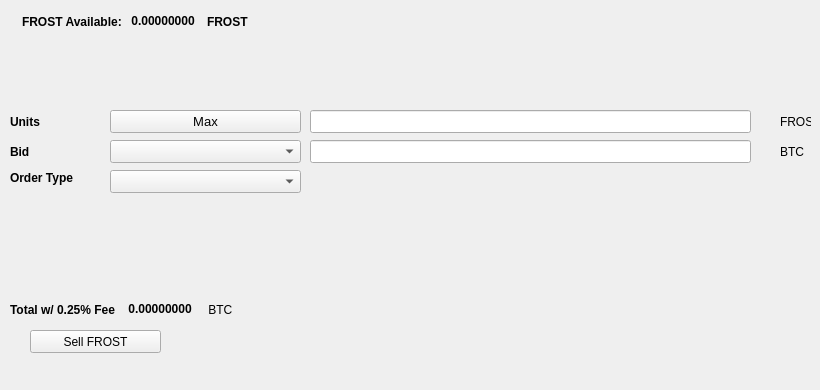
   <widget class="QWidget" name="SellTab">
    <attribute name="title">
     <string>Sell</string>
    </attribute>
    <widget class="QLabel" name="label_16">
     <property name="geometry">
      <rect>
       <x>780</x>
       <y>140</y>
       <width>31</width>
       <height>23</height>
      </rect>
     </property>
     <property name="text">
      <string>BTC</string>
     </property>
    </widget>
    <widget class="QComboBox" name="SellBidcomboBox">
     <property name="geometry">
      <rect>
       <x>110</x>
       <y>140</y>
       <width>191</width>
       <height>23</height>
      </rect>
     </property>
     <property name="font">
      <font>
       <pointsize>10</pointsize>
      </font>
     </property>
    </widget>
    <widget class="QLabel" name="label_18">
     <property name="geometry">
      <rect>
       <x>10</x>
       <y>110</y>
       <width>46</width>
       <height>23</height>
      </rect>
     </property>
     <property name="font">
      <font>
       <weight>75</weight>
       <bold>true</bold>
      </font>
     </property>
     <property name="text">
      <string>Units</string>
     </property>
    </widget>
    <widget class="QPushButton" name="Sell_Max_Amount">
     <property name="geometry">
      <rect>
       <x>110</x>
       <y>110</y>
       <width>191</width>
       <height>23</height>
      </rect>
     </property>
     <property name="font">
      <font>
       <pointsize>10</pointsize>
      </font>
     </property>
     <property name="text">
      <string>Max</string>
     </property>
    </widget>
    <widget class="QLabel" name="label_20">
     <property name="geometry">
      <rect>
       <x>10</x>
       <y>170</y>
       <width>91</width>
       <height>16</height>
      </rect>
     </property>
     <property name="font">
      <font>
       <weight>75</weight>
       <bold>true</bold>
      </font>
     </property>
     <property name="text">
      <string>Order Type</string>
     </property>
    </widget>
    <widget class="QComboBox" name="SellOrdertypeCombo">
     <property name="geometry">
      <rect>
       <x>110</x>
       <y>170</y>
       <width>191</width>
       <height>23</height>
      </rect>
     </property>
     <property name="font">
      <font>
       <pointsize>10</pointsize>
      </font>
     </property>
    </widget>
    <widget class="QLabel" name="label_21">
     <property name="geometry">
      <rect>
       <x>10</x>
       <y>140</y>
       <width>46</width>
       <height>23</height>
      </rect>
     </property>
     <property name="font">
      <font>
       <weight>75</weight>
       <bold>true</bold>
      </font>
     </property>
     <property name="text">
      <string>Bid</string>
     </property>
    </widget>
    <widget class="QLabel" name="label_22">
     <property name="geometry">
      <rect>
       <x>780</x>
       <y>110</y>
       <width>31</width>
       <height>23</height>
      </rect>
     </property>
     <property name="text">
      <string>FROST</string>
     </property>
    </widget>
    <widget class="QLineEdit" name="UnitsInputFROST">
     <property name="geometry">
      <rect>
       <x>310</x>
       <y>110</y>
       <width>441</width>
       <height>23</height>
      </rect>
     </property>
     <property name="font">
      <font>
       <pointsize>9</pointsize>
       <weight>75</weight>
       <bold>true</bold>
      </font>
     </property>
    </widget>
    <widget class="QLineEdit" name="SellBidPriceEdit">
     <property name="geometry">
      <rect>
       <x>310</x>
       <y>140</y>
       <width>441</width>
       <height>23</height>
      </rect>
     </property>
     <property name="font">
      <font>
       <pointsize>9</pointsize>
       <weight>75</weight>
       <bold>true</bold>
      </font>
     </property>
    </widget>
    <widget class="QPushButton" name="SellFROSTBTN">
     <property name="geometry">
      <rect>
       <x>30</x>
       <y>330</y>
       <width>131</width>
       <height>23</height>
      </rect>
     </property>
     <property name="text">
      <string>Sell FROST</string>
     </property>
     <property name="icon">
      <iconset resource="../bifrost">
       <normaloff>:/icons/bitcoin</normaloff>:/icons/bitcoin</iconset>
     </property>
    </widget>
    <widget class="QWidget" name="layoutWidget3">
     <property name="geometry">
      <rect>
       <x>22</x>
       <y>12</y>
       <width>258</width>
       <height>19</height>
      </rect>
     </property>
     <layout class="QHBoxLayout" name="horizontalLayout">
      <item>
       <widget class="QLabel" name="label232_2">
        <property name="font">
         <font>
          <weight>75</weight>
          <bold>true</bold>
         </font>
        </property>
        <property name="text">
         <string>FROST Available:</string>
        </property>
       </widget>
      </item>
      <item>
       <widget class="QLabel" name="FROSTAvailableLabel">
        <property name="palette">
         <palette>
          <active>
           <colorrole role="WindowText">
            <brush brushstyle="SolidPattern">
             <color alpha="255">
              <red>0</red>
              <green>0</green>
              <blue>0</blue>
             </color>
            </brush>
           </colorrole>
           <colorrole role="Button">
            <brush brushstyle="SolidPattern">
             <color alpha="255">
              <red>0</red>
              <green>170</green>
              <blue>0</blue>
             </color>
            </brush>
           </colorrole>
           <colorrole role="Light">
            <brush brushstyle="SolidPattern">
             <color alpha="255">
              <red>0</red>
              <green>255</green>
              <blue>0</blue>
             </color>
            </brush>
           </colorrole>
           <colorrole role="Midlight">
            <brush brushstyle="SolidPattern">
             <color alpha="255">
              <red>0</red>
              <green>212</green>
              <blue>0</blue>
             </color>
            </brush>
           </colorrole>
           <colorrole role="Dark">
            <brush brushstyle="SolidPattern">
             <color alpha="255">
              <red>0</red>
              <green>85</green>
              <blue>0</blue>
             </color>
            </brush>
           </colorrole>
           <colorrole role="Mid">
            <brush brushstyle="SolidPattern">
             <color alpha="255">
              <red>0</red>
              <green>113</green>
              <blue>0</blue>
             </color>
            </brush>
           </colorrole>
           <colorrole role="Text">
            <brush brushstyle="SolidPattern">
             <color alpha="255">
              <red>0</red>
              <green>170</green>
              <blue>0</blue>
             </color>
            </brush>
           </colorrole>
           <colorrole role="BrightText">
            <brush brushstyle="SolidPattern">
             <color alpha="255">
              <red>255</red>
              <green>255</green>
              <blue>255</blue>
             </color>
            </brush>
           </colorrole>
           <colorrole role="ButtonText">
            <brush brushstyle="SolidPattern">
             <color alpha="255">
              <red>0</red>
              <green>0</green>
              <blue>0</blue>
             </color>
            </brush>
           </colorrole>
           <colorrole role="Base">
            <brush brushstyle="SolidPattern">
             <color alpha="255">
              <red>255</red>
              <green>255</green>
              <blue>255</blue>
             </color>
            </brush>
           </colorrole>
           <colorrole role="Window">
            <brush brushstyle="SolidPattern">
             <color alpha="255">
              <red>0</red>
              <green>170</green>
              <blue>0</blue>
             </color>
            </brush>
           </colorrole>
           <colorrole role="Shadow">
            <brush brushstyle="SolidPattern">
             <color alpha="255">
              <red>0</red>
              <green>0</green>
              <blue>0</blue>
             </color>
            </brush>
           </colorrole>
           <colorrole role="AlternateBase">
            <brush brushstyle="SolidPattern">
             <color alpha="255">
              <red>127</red>
              <green>212</green>
              <blue>127</blue>
             </color>
            </brush>
           </colorrole>
           <colorrole role="ToolTipBase">
            <brush brushstyle="SolidPattern">
             <color alpha="255">
              <red>255</red>
              <green>255</green>
              <blue>220</blue>
             </color>
            </brush>
           </colorrole>
           <colorrole role="ToolTipText">
            <brush brushstyle="SolidPattern">
             <color alpha="255">
              <red>0</red>
              <green>0</green>
              <blue>0</blue>
             </color>
            </brush>
           </colorrole>
          </active>
          <inactive>
           <colorrole role="WindowText">
            <brush brushstyle="SolidPattern">
             <color alpha="255">
              <red>0</red>
              <green>0</green>
              <blue>0</blue>
             </color>
            </brush>
           </colorrole>
           <colorrole role="Button">
            <brush brushstyle="SolidPattern">
             <color alpha="255">
              <red>0</red>
              <green>170</green>
              <blue>0</blue>
             </color>
            </brush>
           </colorrole>
           <colorrole role="Light">
            <brush brushstyle="SolidPattern">
             <color alpha="255">
              <red>0</red>
              <green>255</green>
              <blue>0</blue>
             </color>
            </brush>
           </colorrole>
           <colorrole role="Midlight">
            <brush brushstyle="SolidPattern">
             <color alpha="255">
              <red>0</red>
              <green>212</green>
              <blue>0</blue>
             </color>
            </brush>
           </colorrole>
           <colorrole role="Dark">
            <brush brushstyle="SolidPattern">
             <color alpha="255">
              <red>0</red>
              <green>85</green>
              <blue>0</blue>
             </color>
            </brush>
           </colorrole>
           <colorrole role="Mid">
            <brush brushstyle="SolidPattern">
             <color alpha="255">
              <red>0</red>
              <green>113</green>
              <blue>0</blue>
             </color>
            </brush>
           </colorrole>
           <colorrole role="Text">
            <brush brushstyle="SolidPattern">
             <color alpha="255">
              <red>0</red>
              <green>170</green>
              <blue>0</blue>
             </color>
            </brush>
           </colorrole>
           <colorrole role="BrightText">
            <brush brushstyle="SolidPattern">
             <color alpha="255">
              <red>255</red>
              <green>255</green>
              <blue>255</blue>
             </color>
            </brush>
           </colorrole>
           <colorrole role="ButtonText">
            <brush brushstyle="SolidPattern">
             <color alpha="255">
              <red>0</red>
              <green>0</green>
              <blue>0</blue>
             </color>
            </brush>
           </colorrole>
           <colorrole role="Base">
            <brush brushstyle="SolidPattern">
             <color alpha="255">
              <red>255</red>
              <green>255</green>
              <blue>255</blue>
             </color>
            </brush>
           </colorrole>
           <colorrole role="Window">
            <brush brushstyle="SolidPattern">
             <color alpha="255">
              <red>0</red>
              <green>170</green>
              <blue>0</blue>
             </color>
            </brush>
           </colorrole>
           <colorrole role="Shadow">
            <brush brushstyle="SolidPattern">
             <color alpha="255">
              <red>0</red>
              <green>0</green>
              <blue>0</blue>
             </color>
            </brush>
           </colorrole>
           <colorrole role="AlternateBase">
            <brush brushstyle="SolidPattern">
             <color alpha="255">
              <red>127</red>
              <green>212</green>
              <blue>127</blue>
             </color>
            </brush>
           </colorrole>
           <colorrole role="ToolTipBase">
            <brush brushstyle="SolidPattern">
             <color alpha="255">
              <red>255</red>
              <green>255</green>
              <blue>220</blue>
             </color>
            </brush>
           </colorrole>
           <colorrole role="ToolTipText">
            <brush brushstyle="SolidPattern">
             <color alpha="255">
              <red>0</red>
              <green>0</green>
              <blue>0</blue>
             </color>
            </brush>
           </colorrole>
          </inactive>
          <disabled>
           <colorrole role="WindowText">
            <brush brushstyle="SolidPattern">
             <color alpha="255">
              <red>0</red>
              <green>85</green>
              <blue>0</blue>
             </color>
            </brush>
           </colorrole>
           <colorrole role="Button">
            <brush brushstyle="SolidPattern">
             <color alpha="255">
              <red>0</red>
              <green>170</green>
              <blue>0</blue>
             </color>
            </brush>
           </colorrole>
           <colorrole role="Light">
            <brush brushstyle="SolidPattern">
             <color alpha="255">
              <red>0</red>
              <green>255</green>
              <blue>0</blue>
             </color>
            </brush>
           </colorrole>
           <colorrole role="Midlight">
            <brush brushstyle="SolidPattern">
             <color alpha="255">
              <red>0</red>
              <green>212</green>
              <blue>0</blue>
             </color>
            </brush>
           </colorrole>
           <colorrole role="Dark">
            <brush brushstyle="SolidPattern">
             <color alpha="255">
              <red>0</red>
              <green>85</green>
              <blue>0</blue>
             </color>
            </brush>
           </colorrole>
           <colorrole role="Mid">
            <brush brushstyle="SolidPattern">
             <color alpha="255">
              <red>0</red>
              <green>113</green>
              <blue>0</blue>
             </color>
            </brush>
           </colorrole>
           <colorrole role="Text">
            <brush brushstyle="SolidPattern">
             <color alpha="255">
              <red>0</red>
              <green>85</green>
              <blue>0</blue>
             </color>
            </brush>
           </colorrole>
           <colorrole role="BrightText">
            <brush brushstyle="SolidPattern">
             <color alpha="255">
              <red>255</red>
              <green>255</green>
              <blue>255</blue>
             </color>
            </brush>
           </colorrole>
           <colorrole role="ButtonText">
            <brush brushstyle="SolidPattern">
             <color alpha="255">
              <red>0</red>
              <green>85</green>
              <blue>0</blue>
             </color>
            </brush>
           </colorrole>
           <colorrole role="Base">
            <brush brushstyle="SolidPattern">
             <color alpha="255">
              <red>0</red>
              <green>170</green>
              <blue>0</blue>
             </color>
            </brush>
           </colorrole>
           <colorrole role="Window">
            <brush brushstyle="SolidPattern">
             <color alpha="255">
              <red>0</red>
              <green>170</green>
              <blue>0</blue>
             </color>
            </brush>
           </colorrole>
           <colorrole role="Shadow">
            <brush brushstyle="SolidPattern">
             <color alpha="255">
              <red>0</red>
              <green>0</green>
              <blue>0</blue>
             </color>
            </brush>
           </colorrole>
           <colorrole role="AlternateBase">
            <brush brushstyle="SolidPattern">
             <color alpha="255">
              <red>0</red>
              <green>170</green>
              <blue>0</blue>
             </color>
            </brush>
           </colorrole>
           <colorrole role="ToolTipBase">
            <brush brushstyle="SolidPattern">
             <color alpha="255">
              <red>255</red>
              <green>255</green>
              <blue>220</blue>
             </color>
            </brush>
           </colorrole>
           <colorrole role="ToolTipText">
            <brush brushstyle="SolidPattern">
             <color alpha="255">
              <red>0</red>
              <green>0</green>
              <blue>0</blue>
             </color>
            </brush>
           </colorrole>
          </disabled>
         </palette>
        </property>
        <property name="font">
         <font>
          <weight>75</weight>
          <bold>true</bold>
         </font>
        </property>
        <property name="text">
         <string> 0.00000000 </string>
        </property>
        <property name="textInteractionFlags">
         <set>Qt::LinksAccessibleByMouse|Qt::TextSelectableByKeyboard|Qt::TextSelectableByMouse</set>
        </property>
       </widget>
      </item>
      <item>
       <widget class="QLabel" name="labelFROST">
        <property name="font">
         <font>
          <weight>75</weight>
          <bold>true</bold>
         </font>
        </property>
        <property name="text">
         <string>FROST</string>
        </property>
       </widget>
      </item>
     </layout>
    </widget>
    <widget class="QWidget" name="layoutWidget">
     <property name="geometry">
      <rect>
       <x>10</x>
       <y>300</y>
       <width>268</width>
       <height>19</height>
      </rect>
     </property>
     <layout class="QHBoxLayout" name="horizontalLayout_2">
      <item>
       <widget class="QLabel" name="label_19">
        <property name="font">
         <font>
          <weight>75</weight>
          <bold>true</bold>
         </font>
        </property>
        <property name="text">
         <string>Total w/ 0.25% Fee </string>
        </property>
       </widget>
      </item>
      <item>
       <widget class="QLabel" name="SellCostLabel">
        <property name="palette">
         <palette>
          <active>
           <colorrole role="WindowText">
            <brush brushstyle="SolidPattern">
             <color alpha="255">
              <red>0</red>
              <green>0</green>
              <blue>0</blue>
             </color>
            </brush>
           </colorrole>
           <colorrole role="Button">
            <brush brushstyle="SolidPattern">
             <color alpha="255">
              <red>0</red>
              <green>170</green>
              <blue>0</blue>
             </color>
            </brush>
           </colorrole>
           <colorrole role="Light">
            <brush brushstyle="SolidPattern">
             <color alpha="255">
              <red>0</red>
              <green>255</green>
              <blue>0</blue>
             </color>
            </brush>
           </colorrole>
           <colorrole role="Midlight">
            <brush brushstyle="SolidPattern">
             <color alpha="255">
              <red>0</red>
              <green>212</green>
              <blue>0</blue>
             </color>
            </brush>
           </colorrole>
           <colorrole role="Dark">
            <brush brushstyle="SolidPattern">
             <color alpha="255">
              <red>0</red>
              <green>85</green>
              <blue>0</blue>
             </color>
            </brush>
           </colorrole>
           <colorrole role="Mid">
            <brush brushstyle="SolidPattern">
             <color alpha="255">
              <red>0</red>
              <green>113</green>
              <blue>0</blue>
             </color>
            </brush>
           </colorrole>
           <colorrole role="Text">
            <brush brushstyle="SolidPattern">
             <color alpha="255">
              <red>0</red>
              <green>170</green>
              <blue>0</blue>
             </color>
            </brush>
           </colorrole>
           <colorrole role="BrightText">
            <brush brushstyle="SolidPattern">
             <color alpha="255">
              <red>255</red>
              <green>255</green>
              <blue>255</blue>
             </color>
            </brush>
           </colorrole>
           <colorrole role="ButtonText">
            <brush brushstyle="SolidPattern">
             <color alpha="255">
              <red>0</red>
              <green>0</green>
              <blue>0</blue>
             </color>
            </brush>
           </colorrole>
           <colorrole role="Base">
            <brush brushstyle="SolidPattern">
             <color alpha="255">
              <red>255</red>
              <green>255</green>
              <blue>255</blue>
             </color>
            </brush>
           </colorrole>
           <colorrole role="Window">
            <brush brushstyle="SolidPattern">
             <color alpha="255">
              <red>0</red>
              <green>170</green>
              <blue>0</blue>
             </color>
            </brush>
           </colorrole>
           <colorrole role="Shadow">
            <brush brushstyle="SolidPattern">
             <color alpha="255">
              <red>0</red>
              <green>0</green>
              <blue>0</blue>
             </color>
            </brush>
           </colorrole>
           <colorrole role="AlternateBase">
            <brush brushstyle="SolidPattern">
             <color alpha="255">
              <red>127</red>
              <green>212</green>
              <blue>127</blue>
             </color>
            </brush>
           </colorrole>
           <colorrole role="ToolTipBase">
            <brush brushstyle="SolidPattern">
             <color alpha="255">
              <red>255</red>
              <green>255</green>
              <blue>220</blue>
             </color>
            </brush>
           </colorrole>
           <colorrole role="ToolTipText">
            <brush brushstyle="SolidPattern">
             <color alpha="255">
              <red>0</red>
              <green>0</green>
              <blue>0</blue>
             </color>
            </brush>
           </colorrole>
          </active>
          <inactive>
           <colorrole role="WindowText">
            <brush brushstyle="SolidPattern">
             <color alpha="255">
              <red>0</red>
              <green>0</green>
              <blue>0</blue>
             </color>
            </brush>
           </colorrole>
           <colorrole role="Button">
            <brush brushstyle="SolidPattern">
             <color alpha="255">
              <red>0</red>
              <green>170</green>
              <blue>0</blue>
             </color>
            </brush>
           </colorrole>
           <colorrole role="Light">
            <brush brushstyle="SolidPattern">
             <color alpha="255">
              <red>0</red>
              <green>255</green>
              <blue>0</blue>
             </color>
            </brush>
           </colorrole>
           <colorrole role="Midlight">
            <brush brushstyle="SolidPattern">
             <color alpha="255">
              <red>0</red>
              <green>212</green>
              <blue>0</blue>
             </color>
            </brush>
           </colorrole>
           <colorrole role="Dark">
            <brush brushstyle="SolidPattern">
             <color alpha="255">
              <red>0</red>
              <green>85</green>
              <blue>0</blue>
             </color>
            </brush>
           </colorrole>
           <colorrole role="Mid">
            <brush brushstyle="SolidPattern">
             <color alpha="255">
              <red>0</red>
              <green>113</green>
              <blue>0</blue>
             </color>
            </brush>
           </colorrole>
           <colorrole role="Text">
            <brush brushstyle="SolidPattern">
             <color alpha="255">
              <red>0</red>
              <green>170</green>
              <blue>0</blue>
             </color>
            </brush>
           </colorrole>
           <colorrole role="BrightText">
            <brush brushstyle="SolidPattern">
             <color alpha="255">
              <red>255</red>
              <green>255</green>
              <blue>255</blue>
             </color>
            </brush>
           </colorrole>
           <colorrole role="ButtonText">
            <brush brushstyle="SolidPattern">
             <color alpha="255">
              <red>0</red>
              <green>0</green>
              <blue>0</blue>
             </color>
            </brush>
           </colorrole>
           <colorrole role="Base">
            <brush brushstyle="SolidPattern">
             <color alpha="255">
              <red>255</red>
              <green>255</green>
              <blue>255</blue>
             </color>
            </brush>
           </colorrole>
           <colorrole role="Window">
            <brush brushstyle="SolidPattern">
             <color alpha="255">
              <red>0</red>
              <green>170</green>
              <blue>0</blue>
             </color>
            </brush>
           </colorrole>
           <colorrole role="Shadow">
            <brush brushstyle="SolidPattern">
             <color alpha="255">
              <red>0</red>
              <green>0</green>
              <blue>0</blue>
             </color>
            </brush>
           </colorrole>
           <colorrole role="AlternateBase">
            <brush brushstyle="SolidPattern">
             <color alpha="255">
              <red>127</red>
              <green>212</green>
              <blue>127</blue>
             </color>
            </brush>
           </colorrole>
           <colorrole role="ToolTipBase">
            <brush brushstyle="SolidPattern">
             <color alpha="255">
              <red>255</red>
              <green>255</green>
              <blue>220</blue>
             </color>
            </brush>
           </colorrole>
           <colorrole role="ToolTipText">
            <brush brushstyle="SolidPattern">
             <color alpha="255">
              <red>0</red>
              <green>0</green>
              <blue>0</blue>
             </color>
            </brush>
           </colorrole>
          </inactive>
          <disabled>
           <colorrole role="WindowText">
            <brush brushstyle="SolidPattern">
             <color alpha="255">
              <red>0</red>
              <green>85</green>
              <blue>0</blue>
             </color>
            </brush>
           </colorrole>
           <colorrole role="Button">
            <brush brushstyle="SolidPattern">
             <color alpha="255">
              <red>0</red>
              <green>170</green>
              <blue>0</blue>
             </color>
            </brush>
           </colorrole>
           <colorrole role="Light">
            <brush brushstyle="SolidPattern">
             <color alpha="255">
              <red>0</red>
              <green>255</green>
              <blue>0</blue>
             </color>
            </brush>
           </colorrole>
           <colorrole role="Midlight">
            <brush brushstyle="SolidPattern">
             <color alpha="255">
              <red>0</red>
              <green>212</green>
              <blue>0</blue>
             </color>
            </brush>
           </colorrole>
           <colorrole role="Dark">
            <brush brushstyle="SolidPattern">
             <color alpha="255">
              <red>0</red>
              <green>85</green>
              <blue>0</blue>
             </color>
            </brush>
           </colorrole>
           <colorrole role="Mid">
            <brush brushstyle="SolidPattern">
             <color alpha="255">
              <red>0</red>
              <green>113</green>
              <blue>0</blue>
             </color>
            </brush>
           </colorrole>
           <colorrole role="Text">
            <brush brushstyle="SolidPattern">
             <color alpha="255">
              <red>0</red>
              <green>85</green>
              <blue>0</blue>
             </color>
            </brush>
           </colorrole>
           <colorrole role="BrightText">
            <brush brushstyle="SolidPattern">
             <color alpha="255">
              <red>255</red>
              <green>255</green>
              <blue>255</blue>
             </color>
            </brush>
           </colorrole>
           <colorrole role="ButtonText">
            <brush brushstyle="SolidPattern">
             <color alpha="255">
              <red>0</red>
              <green>85</green>
              <blue>0</blue>
             </color>
            </brush>
           </colorrole>
           <colorrole role="Base">
            <brush brushstyle="SolidPattern">
             <color alpha="255">
              <red>0</red>
              <green>170</green>
              <blue>0</blue>
             </color>
            </brush>
           </colorrole>
           <colorrole role="Window">
            <brush brushstyle="SolidPattern">
             <color alpha="255">
              <red>0</red>
              <green>170</green>
              <blue>0</blue>
             </color>
            </brush>
           </colorrole>
           <colorrole role="Shadow">
            <brush brushstyle="SolidPattern">
             <color alpha="255">
              <red>0</red>
              <green>0</green>
              <blue>0</blue>
             </color>
            </brush>
           </colorrole>
           <colorrole role="AlternateBase">
            <brush brushstyle="SolidPattern">
             <color alpha="255">
              <red>0</red>
              <green>170</green>
              <blue>0</blue>
             </color>
            </brush>
           </colorrole>
           <colorrole role="ToolTipBase">
            <brush brushstyle="SolidPattern">
             <color alpha="255">
              <red>255</red>
              <green>255</green>
              <blue>220</blue>
             </color>
            </brush>
           </colorrole>
           <colorrole role="ToolTipText">
            <brush brushstyle="SolidPattern">
             <color alpha="255">
              <red>0</red>
              <green>0</green>
              <blue>0</blue>
             </color>
            </brush>
           </colorrole>
          </disabled>
         </palette>
        </property>
        <property name="font">
         <font>
          <weight>75</weight>
          <bold>true</bold>
         </font>
        </property>
        <property name="autoFillBackground">
         <bool>false</bool>
        </property>
        <property name="text">
         <string> 0.00000000</string>
        </property>
        <property name="textInteractionFlags">
         <set>Qt::LinksAccessibleByMouse|Qt::TextSelectableByMouse</set>
        </property>
       </widget>
      </item>
      <item>
       <widget class="QLabel" name="label_17">
        <property name="font">
         <font>
          <weight>50</weight>
          <bold>false</bold>
         </font>
        </property>
        <property name="text">
         <string> BTC</string>
        </property>
       </widget>
      </item>
     </layout>
    </widget>
    <widget class="QLabel" name="label_23">
     <property name="geometry">
      <rect>
       <x>460</x>
       <y>300</y>
       <width>281</width>
       <height>81</height>
      </rect>
     </property>
     <property name="text">
      <string/>
     </property>
     <property name="pixmap">
      <pixmap>:/images/bittrex</pixmap>
     </property>
    </widget>
   </widget>
